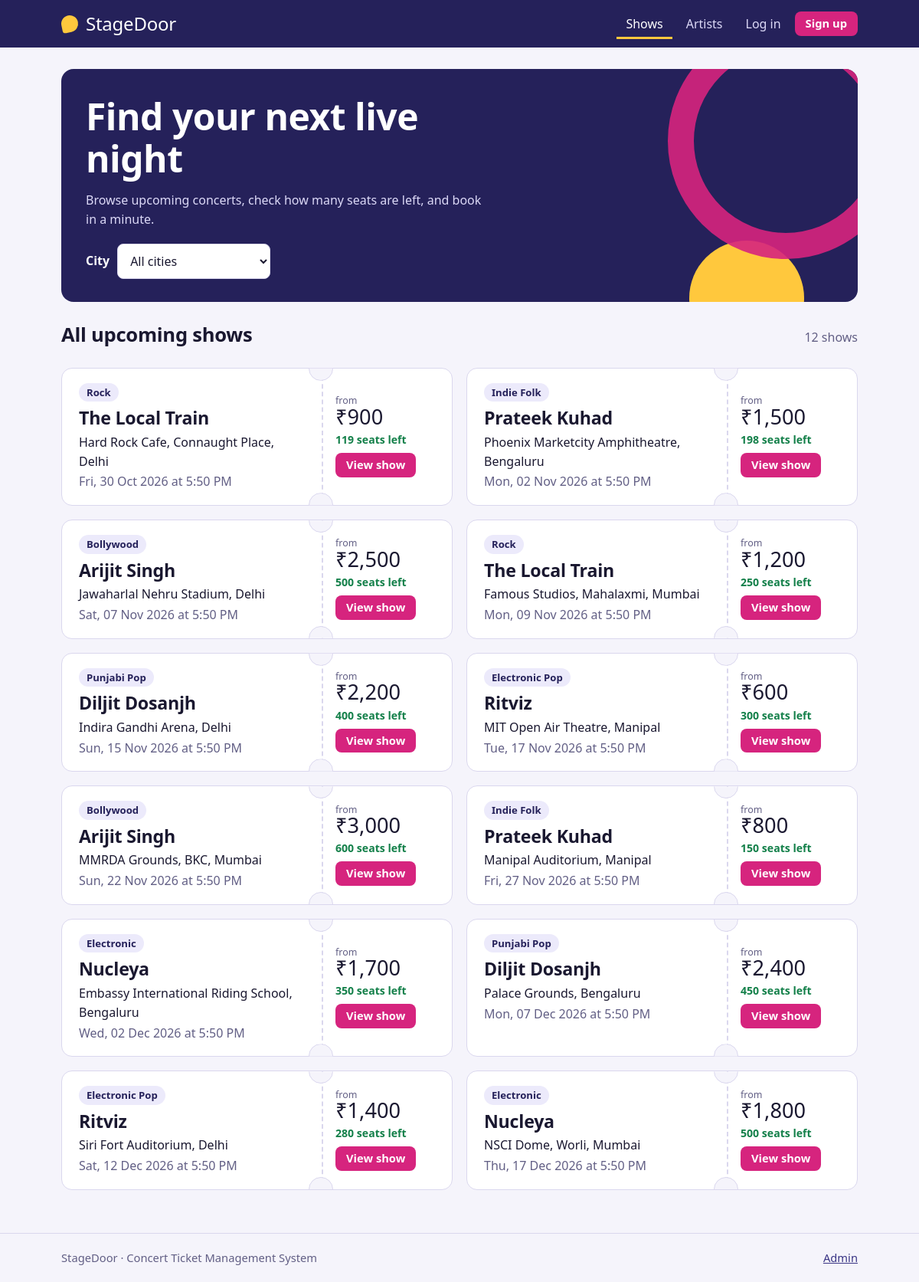
The page / on the database its author committed.
### tables this page shows
CREATE TABLE shows (
  id          INT UNSIGNED AUTO_INCREMENT PRIMARY KEY,
  artist_id   INT UNSIGNED NOT NULL,
  city        VARCHAR(80)  NOT NULL,
  venue       VARCHAR(150) NOT NULL,
  show_date   DATETIME     NOT NULL,
  price       DECIMAL(10,2) NOT NULL,
  total_seats INT UNSIGNED NOT NULL,
  created_at  TIMESTAMP NOT NULL DEFAULT CURRENT_TIMESTAMP,
  INDEX idx_city (city),
  INDEX idx_date (show_date),
  CONSTRAINT fk_show_artist FOREIGN KEY (artist_id) REFERENCES artists(id) ON DELETE CASCADE
);

CREATE TABLE artists (
  id         INT UNSIGNED AUTO_INCREMENT PRIMARY KEY,
  name       VARCHAR(120) NOT NULL,
  genre      VARCHAR(60)  NOT NULL DEFAULT '',
  bio        TEXT NULL,
  created_at TIMESTAMP NOT NULL DEFAULT CURRENT_TIMESTAMP
);

### includes/functions.php (called while the page is built, shortened)
<?php
require_once __DIR__ . '/db.php';
function e($v): string { return htmlspecialchars((string)$v, ENT_QUOTES, 'UTF-8'); }
function url(string $path = ''): string { return BASE_URL . '/' . ltrim($path, '/'); }
function money($n): string { return '₹' . number_format((float)$n, 0); }
function fmt_date($d): string { return date('D, d M Y', strtotime($d)); }
function fmt_time($d): string { return date('g:i A', strtotime($d)); }
function is_logged_in(): bool { return !empty($_SESSION['user_id']); }
function current_user(): ?array {
    static $u = false;
    if ($u === false) $u = is_logged_in() ? db_one('SELECT id,name,email FROM users WHERE id=?', 'i', [$_SESSION['user_id']]) : null;
    return $u;
}

### includes/db.php (called while the page is built, shortened)
<?php
try {
    $db = new mysqli(DB_HOST, DB_USER, DB_PASS, DB_NAME, DB_PORT);
    $db->set_charset('utf8mb4');
} catch (mysqli_sql_exception $e) {
    http_response_code(500);
    die('<h2>Database connection failed</h2><p>Make sure MySQL is running in the XAMPP Control Panel, '
      . 'the database <code>' . htmlspecialchars(DB_NAME) . '</code> has been imported '
      . '(database/concert_ticket_db.sql), and the settings in <code>config/config.php</code> are correct.</p>');
}
function db_all(string $sql, string $types = '', array $params = []): array {
    global $db;
    $st = $db->prepare($sql);
    $st->execute();
    $res = $st->get_result();
    $rows = $res ? $res->fetch_all(MYSQLI_ASSOC) : [];
    return $rows;
}

### includes/show_card.php (the view)
<?php
$remaining = (int)$s['seats_remaining'];
$pct = $s['total_seats'] > 0 ? round(($remaining / $s['total_seats']) * 100) : 0;
$low = $remaining > 0 && $pct <= 15;
?>
<article class="ticket">
  <div class="ticket-main">
    <p class="ticket-genre"><?= e($s['genre']) ?></p>
    <h3><a href="<?= e(url('artist.php?id=' . (int)$s['artist_id'])) ?>"><?= e($s['artist_name']) ?></a></h3>
    <p class="ticket-where"><?= e($s['venue']) ?>, <?= e($s['city']) ?></p>
    <p class="ticket-when"><?= e(fmt_date($s['show_date'])) ?> at <?= e(fmt_time($s['show_date'])) ?></p>
  </div>
  <div class="ticket-stub">
    <p class="ticket-price"><small>from</small><?= e(money($s['price'])) ?></p>
    <p class="ticket-left <?= $remaining === 0 ? 'is-out' : ($low ? 'is-low' : '') ?>">
      <?= $remaining === 0 ? 'Sold out' : e($remaining) . ' seats left' ?>
    </p>
    <a class="btn btn-small" href="<?= e(url('show.php?id=' . (int)$s['id'])) ?>">View show</a>
  </div>
</article>

### includes/header.php (shortened to what this page needs)
<?php
require_once __DIR__ . '/functions.php';
$user = current_user();
$here = basename($_SERVER['SCRIPT_NAME']);
function nav_link(string $file, string $label, string $here): string {
    $cls = $here === $file ? ' class="active" aria-current="page"' : '';
    return '<a href="' . e(url($file)) . '"' . $cls . '>' . e($label) . '</a>';
}
?><!DOCTYPE html>
<html lang="en">
<head>
<link rel="stylesheet" href="<?= e(url('assets/css/style.css')) ?>">
</head>
<body>
<header class="site-header">
  <div class="wrap bar">
    <a class="brand" href="<?= e(url('index.php')) ?>"><span class="brand-mark" aria-hidden="true"></span><?= e(SITE_NAME) ?></a>
    <nav class="nav" data-nav>
      <?= nav_link('index.php', 'Shows', $here) ?>
      <?= nav_link('artists.php', 'Artists', $here) ?>
      <?php if ($user): ?>
        <?= nav_link('favourites.php', 'My Favourite Artists', $here) ?>
        <?= nav_link('my_bookings.php', 'My Bookings', $here) ?>
        <span class="nav-user">Hi, <?= e(explode(' ', $user['name'])[0]) ?></span>
        <a class="btn btn-small btn-ghost" href="<?= e(url('logout.php')) ?>">Log out</a>
      <?php else: ?>
        <?= nav_link('login.php', 'Log in', $here) ?>
        <a class="btn btn-small" href="<?= e(url('register.php')) ?>">Sign up</a>
      <?php endif; ?>
    </nav>
  </div>
</header>
<main class="wrap main">

### index.php (shortened to what this page needs)
<?php
require __DIR__ . '/includes/header.php';
$city = trim($_GET['city'] ?? '');
$sql = SHOW_SELECT . 'WHERE s.show_date >= NOW() ';
$types = ''; $params = [];
$sql .= 'ORDER BY s.show_date ASC';
$shows = db_all($sql, $types, $params);
?>
<section class="hero">
  <h1>Find your next live night</h1>
  <p>Browse upcoming concerts, check how many seats are left, and book in a minute.</p>
  <form method="get" class="filter" action="<?= e(url('index.php')) ?>">
    <label for="city">City</label>
    <select name="city" id="city" onchange="this.form.submit()">
      <option value="">All cities</option>
    </select>
  </form>
</section>
<div class="section-head">
  <h2><?= $city !== '' ? 'Shows in ' . e($city) : 'All upcoming shows' ?></h2>
  <span class="muted"><?= count($shows) ?> <?= count($shows) === 1 ? 'show' : 'shows' ?></span>
</div>
<?php if (!$shows): ?>
  <div class="empty"><strong>No shows found</strong>
    <?= $city !== '' ? 'There are no upcoming shows in ' . e($city) . '. Try another city.' : 'Check back soon for new concerts.' ?>
    <?php if ($city !== ''): ?><p><a class="btn btn-small" href="<?= e(url('index.php')) ?>">See all cities</a></p><?php endif; ?>
  </div>
<?php else: ?>
  <div class="ticket-list">
    <?php foreach ($shows as $s) include __DIR__ . '/includes/show_card.php'; ?>
  </div>
<?php endif; ?>
<?php require __DIR__ . '/includes/footer.php'; ?>

### includes/footer.php (shortened to what this page needs)
</main>
<footer class="site-footer">
  <div class="wrap">
    <span><?= e(SITE_NAME) ?> · Concert Ticket Management System</span>
    <a href="<?= e(url('admin/login.php')) ?>">Admin</a>
  </div>
</footer>
</body>
</html>

### rows shown on the page
shows: artist.genre "Rock", artist.name "The Local Train", venue "Hard Rock Cafe, Connaught Place", city "Delhi", show_date "Fri, 30 Oct 2026", show_date "5:50 PM", price "₹900", remaining "119"
shows: artist.genre "Indie Folk", artist.name "Prateek Kuhad", venue "Phoenix Marketcity Amphitheatre", city "Bengaluru", show_date "Mon, 02 Nov 2026", show_date "5:50 PM", price "₹1,500", remaining "198"
shows: artist.genre "Bollywood", artist.name "Arijit Singh", venue "Jawaharlal Nehru Stadium", city "Delhi", show_date "Sat, 07 Nov 2026", show_date "5:50 PM", price "₹2,500", remaining "500"
shows: artist.genre "Rock", artist.name "The Local Train", venue "Famous Studios, Mahalaxmi", city "Mumbai", show_date "Mon, 09 Nov 2026", show_date "5:50 PM", price "₹1,200", remaining "250"
shows: artist.genre "Punjabi Pop", artist.name "Diljit Dosanjh", venue "Indira Gandhi Arena", city "Delhi", show_date "Sun, 15 Nov 2026", show_date "5:50 PM", price "₹2,200", remaining "400"
shows: artist.genre "Electronic Pop", artist.name "Ritviz", venue "MIT Open Air Theatre", city "Manipal", show_date "Tue, 17 Nov 2026", show_date "5:50 PM", price "₹600", remaining "300"
shows: artist.genre "Bollywood", artist.name "Arijit Singh", venue "MMRDA Grounds, BKC", city "Mumbai", show_date "Sun, 22 Nov 2026", show_date "5:50 PM", price "₹3,000", remaining "600"
shows: artist.genre "Indie Folk", artist.name "Prateek Kuhad", venue "Manipal Auditorium", city "Manipal", show_date "Fri, 27 Nov 2026", show_date "5:50 PM", price "₹800", remaining "150"
shows: artist.genre "Electronic", artist.name "Nucleya", venue "Embassy International Riding School", city "Bengaluru", show_date "Wed, 02 Dec 2026", show_date "5:50 PM", price "₹1,700", remaining "350"
shows: artist.genre "Punjabi Pop", artist.name "Diljit Dosanjh", venue "Palace Grounds", city "Bengaluru", show_date "Mon, 07 Dec 2026", show_date "5:50 PM", price "₹2,400", remaining "450"
shows: artist.genre "Electronic Pop", artist.name "Ritviz", venue "Siri Fort Auditorium", city "Delhi", show_date "Sat, 12 Dec 2026", show_date "5:50 PM", price "₹1,400", remaining "280"
shows: artist.genre "Electronic", artist.name "Nucleya", venue "NSCI Dome, Worli", city "Mumbai", show_date "Thu, 17 Dec 2026", show_date "5:50 PM", price "₹1,800", remaining "500"

### other values the page prints
SITE_NAME "StageDoor"
$label "Shows Artists Log in"
count($shows) "12"
